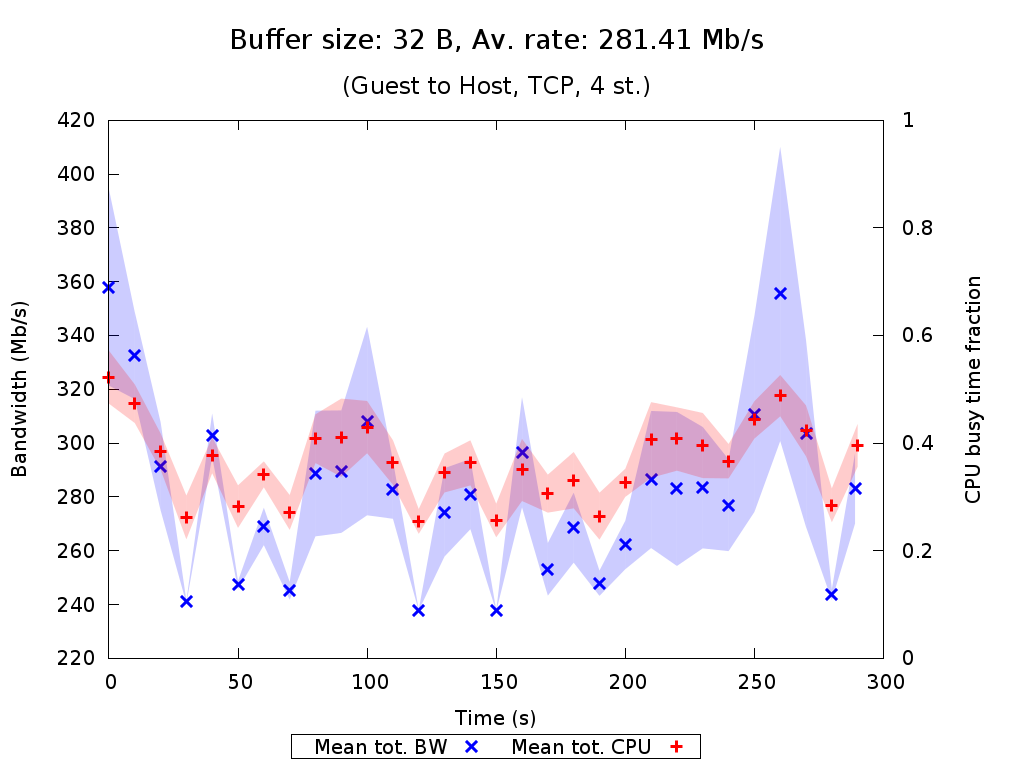

Reproduce this figure in gnuplot.
set terminal pngcairo nocrop enhanced size 1024,768 font "Verdana,15"
set output "TCP_4_st_2015_07_24_22-09-54_g2h_32B.png"

set title "{/=20 Buffer size: 32 B, Av. rate: 281.41 Mb/s}\n\n{/=18 (Guest to Host, TCP, 4 st.)}"

set xlabel "Time (s)"
set ylabel "Bandwidth (Mb/s)"
set ytics nomirror
set y2label "CPU busy time fraction"
set y2tics nomirror
set y2range [0:1]
set key bmargin center horizontal box samplen 1 width -1
set bmargin 4.6

set style fill transparent solid 0.2 noborder
plot "TCP_4_st_2015_07_24_22-09-54_g2h_32B_iperf_processed.dat" using 1:($2/1048576.0-$3/1048576.0):($2/1048576.0+$3/1048576.0) with filledcurves lc rgb "blue" notitle, \
     "" using 1:($2/1048576.0) with points pt 2 ps 1.5 lw 3 lc rgb "blue" title "Mean tot. BW", \
     "TCP_4_st_2015_07_24_22-09-54_g2h_32B_mpstat_processed.dat" using 1:($2-$3):($2+$3) with filledcurves lc rgb "red" axes x1y2 notitle, \
     "" using 1:2 with points pt 1 ps 1.5 lw 3 lc rgb "red" axes x1y2 title "Mean tot. CPU"
